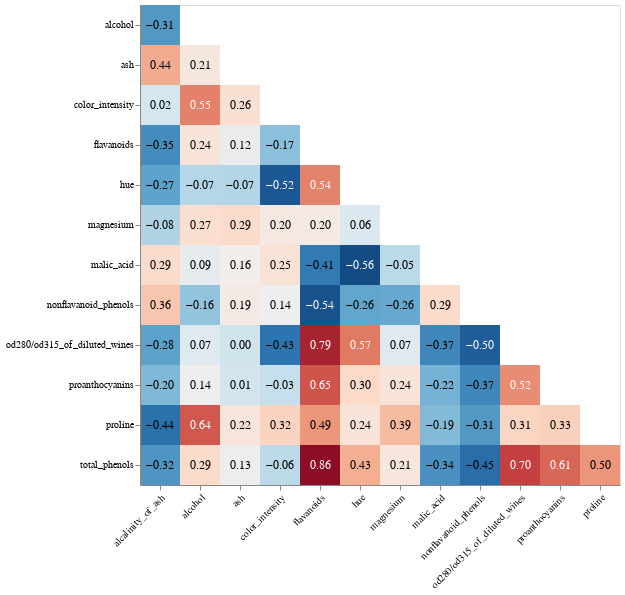

Notebook code cell kept with this figure:
### Code cell
chart_corr_wine = create_corr_chart (data_wine)
chart_corr_wine

### Figure 1 — Vega-Lite specification as saved in the notebook (floating-point values rounded to 4 significant figures; data arrays with more than 128 entries replaced by an {"elided": "..."} marker saying what was removed)
{"config": {"view": {"continuousWidth": 400, "continuousHeight": 300}}, "layer": [{"mark": "rect", "encoding": {"color": {"type": "quantitative", "field": "correlation", "legend": null, "scale": {"reverse": true, "scheme": "redblue"}}, "x": {"type": "nominal", "axis": {"labelAngle": -45}, "field": "var_1", "title": null}, "y": {"type": "nominal", "field": "var_2", "title": null}}, "height": {"step": 40}, "width": {"step": 40}}, {"mark": {"type": "text", "size": 12}, "encoding": {"color": {"condition": {"value": "white", "test": "abs(datum.correlation) > 0.5"}, "value": "black"}, "text": {"type": "quantitative", "field": "correlation", "format": ".2f"}, "x": {"type": "nominal", "axis": {"labelAngle": -45}, "field": "var_1", "title": null}, "y": {"type": "nominal", "field": "var_2", "title": null}}, "height": {"step": 40}, "width": {"step": 40}}], "data": {"name": "data-0ea7a1d5298b4302a181702339548313"}, "transform": [{"filter": "datum.var_1 < datum.var_2"}], "$schema": "https://vega.github.io/schema/vega-lite/v4.8.1.json", "datasets": {"data-0ea7a1d5298b4302a181702339548313": {"elided": "169 records"}}}
